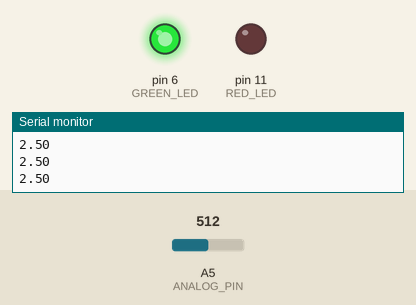
The sketch below on a simulated Arduino Uno, built with avr-gcc and run on an emulated ATmega328P. Parts: output pins drawn as LEDs (lit = HIGH), the last lines printed to the serial monitor. The inputs (shaded band) are chosen by the test bench; at power-on: A5 (ANALOG_PIN) = 512.

Above: at 1.2 s.
1.3 s: A5 (ANALOG_PIN) set to 111
2.8 s: A5 (ANALOG_PIN) set to 98
At 3.5 s:
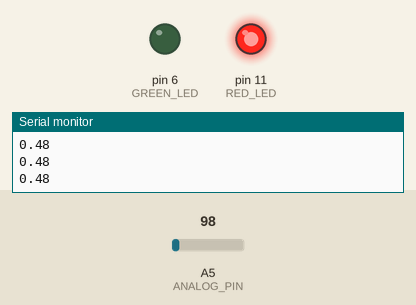
4.3 s: A5 (ANALOG_PIN) set to 122
At 5.5 s:
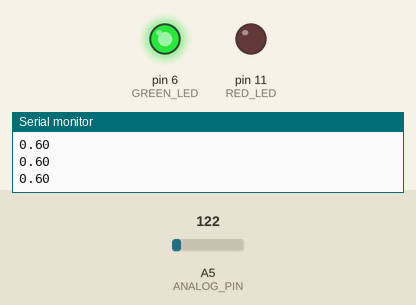
5.8 s: A5 (ANALOG_PIN) set to 0
At 7.0 s:
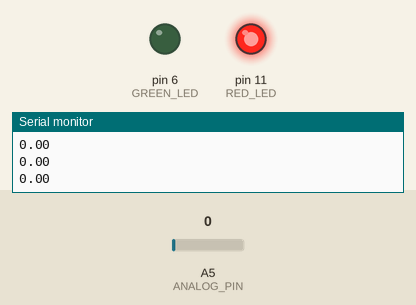
Timing chart, 0 to 8.3 s (numbered marks = the images above; inputs shaded):
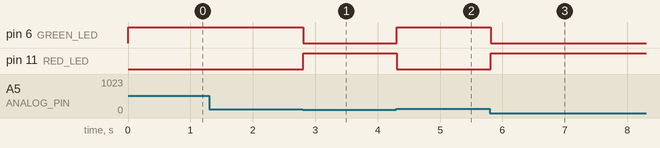

The sketch:

Lesson_25_-_Understanding_Photoresistors_and_Photo_Detectors.ino
```cpp
//We are making the Red LED turn on when the lights in the room are off
//and the Green LED turn on when the lights in the room are on
//Declaring Variables
int RED_LED = 11;
int GREEN_LED = 6;
float VOLTAGE;
int ANALOG_PIN = A5;
int ANALOG_VOLTAGE;

void setup() {
  ///Turning on Serial Monitor
  Serial.begin(9600);
  //Turning on LEDs and Analog Pin
  pinMode(ANALOG_PIN, INPUT);
  pinMode(RED_LED, OUTPUT);
  pinMode(GREEN_LED, OUTPUT);
}

void loop() {
  //Reading Analog Voltage
  ANALOG_VOLTAGE = analogRead(ANALOG_PIN);
  //Converting Analog Voltage to actual Voltage
  VOLTAGE = (5. / 1023.) * ANALOG_VOLTAGE;
  Serial.println(VOLTAGE);

//Turning Green LED on if lights are on
  if (VOLTAGE >= 0.5) {
    digitalWrite(GREEN_LED, HIGH);
    digitalWrite(RED_LED, LOW);
  }

//Turning Red LED on when light are off
  if (VOLTAGE < 0.5) {
    digitalWrite(GREEN_LED, LOW);
    digitalWrite(RED_LED, HIGH);
  }
}
```

Measured:
- the behaviour switches between 103 and 102 on A5 (ANALOG_PIN) (found by bisection; images 0 and 1)
- after the input at 2.8 s, pin 6 (GREEN_LED): HIGH → LOW at once; pin 11 (RED_LED): LOW → HIGH at once
- after the input at 4.3 s, pin 6 (GREEN_LED): LOW → HIGH at once; pin 11 (RED_LED): HIGH → LOW at once
- after the input at 5.8 s, pin 6 (GREEN_LED): HIGH → LOW at once; pin 11 (RED_LED): LOW → HIGH at once
